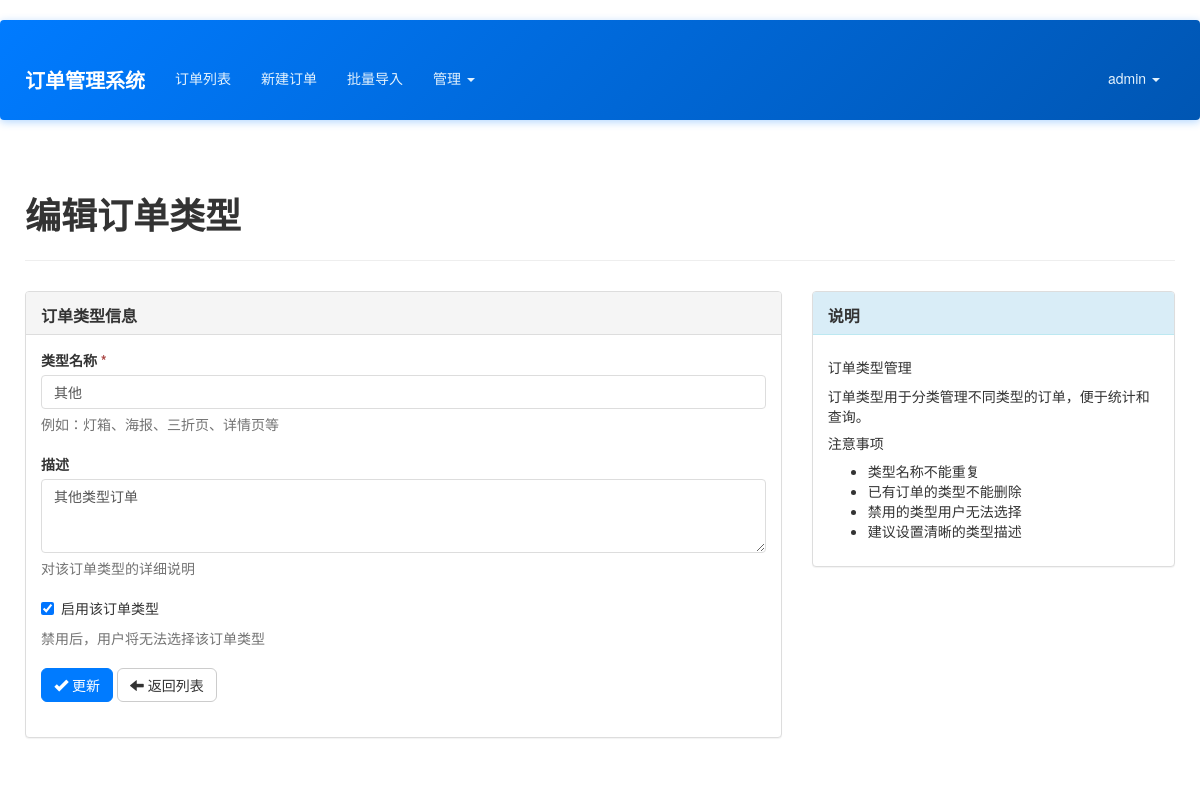
The app's page /admin/order-type/edit/6 (signed in) with its own data.
### app/models.py (models this page shows, shortened)
class User(UserMixin, db.Model):
    __tablename__ = 'users'
    id = db.Column(db.Integer, primary_key=True)
    email = db.Column(db.String(64), unique=True, index=True)
    username = db.Column(db.String(64), unique=True, index=True)
    role_id = db.Column(db.Integer, db.ForeignKey('roles.id'))
    password_hash = db.Column(db.String(128))
    orders = db.relationship('Order', backref='creator', lazy='dynamic')
    @property
    def password(self):
        raise AttributeError('password is not a readable attribute')
    def can(self, perm):
        return self.role is not None and self.role.has_permission(perm)

class OrderType(db.Model):
    __tablename__ = 'order_types'
    id = db.Column(db.Integer, primary_key=True)
    name = db.Column(db.String(64), unique=True, nullable=False)
    description = db.Column(db.String(256))
    is_active = db.Column(db.Boolean, default=True)
    create_time = db.Column(db.DateTime, default=datetime.utcnow)
    orders = db.relationship('Order', backref='order_type', lazy='dynamic')

### app/admin/views.py (the view, shortened to what this page needs)
@admin.route('/order-type/edit/<int:id>', methods=['GET', 'POST'])
@csrf.exempt
@admin_required
def edit_order_type(id):
    order_type = OrderType.query.get_or_404(id)
    return render_template('admin/edit_order_type.html', order_type=order_type)

### app/admin/views.py (called while the page is built)
@admin.before_request
@login_required
def before_request():
    if not current_user.can(Permission.MANAGE_FIELDS) and not current_user.can(Permission.ADMIN):
        abort(403)

### app/context_processors.py (called while the page is built)
def inject_permissions():
    return dict(Permission=Permission)

### app/models.py (called while the page is built)
@login_manager.user_loader
def load_user(user_id):
    return User.query.get(int(user_id))

    def has_permission(self, perm):
        return self.permissions & perm == perm

### app/templates/admin/edit_order_type.html (shortened to what this page needs)
{% extends "base.html" %}
{% block page_content %}
<div class="page-header">
    <h1>{% if order_type %}编辑订单类型{% else %}新增订单类型{% endif %}</h1>
</div>
<div class="row">
    <div class="col-md-8">
        <div class="panel panel-default">
            <div class="panel-heading">
                <h3 class="panel-title">订单类型信息</h3>
            </div>
            <div class="panel-body">
                <form method="POST">
                    <div class="form-group">
                        <label for="name">类型名称 <span class="text-danger">*</span></label>
                        <input type="text" class="form-control" id="name" name="name"
                               value="{{ order_type.name if order_type else '' }}"
                               placeholder="请输入订单类型名称" required>
                        <p class="help-block">例如：灯箱、海报、三折页、详情页等</p>
                    </div>
                    <div class="form-group">
                        <label for="description">描述</label>
                        <textarea class="form-control" id="description" name="description"
                                  rows="3" placeholder="请输入订单类型描述（可选）">{{ order_type.description if order_type else '' }}</textarea>
                        <p class="help-block">对该订单类型的详细说明</p>
                    </div>
                    {% if order_type %}
                    <div class="form-group">
                        <div class="checkbox">
                            <label>
                                <input type="checkbox" name="is_active"
                                       {% if order_type.is_active %}checked{% endif %}>
                                启用该订单类型
                            </label>
                        </div>
                        <p class="help-block">禁用后，用户将无法选择该订单类型</p>
                    </div>
                    {% endif %}
                    <div class="form-group">
                        <button type="submit" class="btn btn-primary">
                            <i class="glyphicon glyphicon-ok"></i>
                            {% if order_type %}更新{% else %}创建{% endif %}
                        </button>
                        <a href="{{ url_for('admin.order_type_list') }}" class="btn btn-default">
                            <i class="glyphicon glyphicon-arrow-left"></i> 返回列表
                        </a>
                    </div>
                </form>
            </div>
        </div>
    </div>
    <div class="col-md-4">
        <div class="panel panel-info">
            <div class="panel-heading">
                <h3 class="panel-title">说明</h3>
            </div>
            <div class="panel-body">
                <h5>订单类型管理</h5>
                <p>订单类型用于分类管理不同类型的订单，便于统计和查询。</p>
                <h5>注意事项</h5>
                <ul>
                    <li>类型名称不能重复</li>
                    <li>已有订单的类型不能删除</li>
                    <li>禁用的类型用户无法选择</li>
                    <li>建议设置清晰的类型描述</li>
                </ul>
            </div>
        </div>
    </div>
</div>
{% endblock %}

### app/templates/base.html (shortened to what this page needs)
{% extends "bootstrap/base.html" %}
{% block head %}
{{ super() }}
<link rel="stylesheet" type="text/css" href="{{ url_for('static', filename='styles.css') }}">
{% endblock %}
{% block navbar %}
<div class="navbar navbar-inverse" role="navigation">
    <div class="container">
        <div class="navbar-header">
            <a class="navbar-brand" href="{{ url_for('main.index') }}">订单管理系统</a>
        </div>
        <div class="navbar-collapse collapse">
            <ul class="nav navbar-nav">
                {% if current_user.is_authenticated %}
                <li><a href="{{ url_for('main.order_list') }}">订单列表</a></li>
                <li><a href="{{ url_for('main.new_order') }}">新建订单</a></li>
                <li><a href="{{ url_for('main.import_orders') }}">批量导入</a></li>
                {% if current_user.can(Permission.MANAGE_FIELDS) %}
                <li class="dropdown">
                    <a href="#" class="dropdown-toggle" data-toggle="dropdown">管理 <b class="caret"></b></a>
                </li>
                {% endif %}
                {% endif %}
            </ul>
            <ul class="nav navbar-nav navbar-right">
                {% if current_user.is_authenticated %}
                <li class="dropdown">
                    <a href="#" class="dropdown-toggle" data-toggle="dropdown">{{ current_user.username }} <b class="caret"></b></a>
                </li>
                {% else %}
                <li><a href="{{ url_for('auth.login') }}">登录</a></li>
                <li><a href="{{ url_for('auth.register') }}">注册</a></li>
                {% endif %}
            </ul>
        </div>
    </div>
</div>
{% endblock %}
{% block content %}
<div class="container">
    {% block page_content %}{% endblock %}
</div>
{% endblock %}

### app/static/styles.css (style rules this page uses)
body { font-family: 'Microsoft YaHei', 'Helvetica Neue', Helvetica, Arial, sans-serif; padding-top: 20px; padding-bottom: 20px; background-color: #ffffff; color: #333; min-height: 100vh; }
.container { position: relative; z-index: 1; background-color: transparent; padding: 15px 10px; margin-top: 20px; }
.container:not(.navbar .container) { z-index: 1; }
.form-group { position: relative; z-index: 1; }
.navbar { background-color: #337ab7; border-color: #2e6da4; margin-bottom: 20px; }
.navbar-inverse { background: linear-gradient(135deg, #007bff 0%, #0056b3 100%); border: none; box-shadow: 0 2px 8px rgba(0, 123, 255, 0.3); position: relative; z-index: 1030; }
.navbar-inverse .navbar-brand { color: #fff; font-weight: bold; font-size: 20px; }
.navbar-inverse .navbar-nav > li > a { color: #e3f2fd; transition: all 0.3s ease; margin: 5px 3px; padding: 8px 12px; border-radius: 4px; }
.navbar-inverse .navbar-nav > .dropdown > a .caret { border-top-color: #e3f2fd; border-bottom-color: #e3f2fd; }
.navbar-collapse { overflow: visible !important; }
.navbar-nav { overflow: visible !important; }
.navbar .dropdown { position: static; }
@media (min-width: 768px) { .navbar .dropdown { position: relative; } }
body { overflow-x: hidden; }
.navbar { overflow: visible; }
.page-header { border-bottom: 1px solid #eee; margin-bottom: 30px; padding-bottom: 15px; }
.page-header h1 { font-weight: 600; color: #333; }
.form-group { margin-bottom: 20px; }
.form-control { border-radius: 4px; border: 1px solid #ddd; box-shadow: none; transition: border-color 0.3s ease, box-shadow 0.3s ease; }
.btn-primary { background-color: #007bff; border-color: #007bff; transition: background-color 0.3s ease; }
.panel { background-color: #fff; border: 1px solid #ddd; border-radius: 4px; box-shadow: 0 1px 1px rgba(0,0,0,.05); margin-bottom: 20px; }
.panel-heading { background-color: #f5f5f5; border-bottom: 1px solid #ddd; border-radius: 3px 3px 0 0; padding: 10px 15px; }
.panel-title { color: #333; font-size: 16px; font-weight: bold; margin: 0; }
.panel-body { padding: 15px; }
.panel-heading { padding: 10px 15px; }
.panel-title { margin-top: 5px; }
.btn { border-radius: 6px; font-weight: 500; transition: all 0.3s ease; }

### records on screen
User: username "admin"
OrderType: name "其他", description "其他类型订单", is_active "☑"
